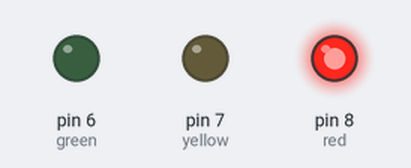
A sketch run on a simulated Arduino Uno, built with avr-gcc and run on an emulated ATmega328P. Parts: output pins drawn as LEDs (lit = HIGH).

Above: at 0.5 s.
At 14.9 s:
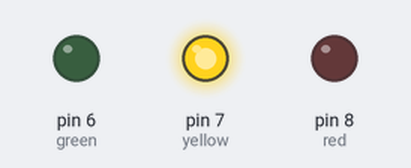
At 25.2 s:
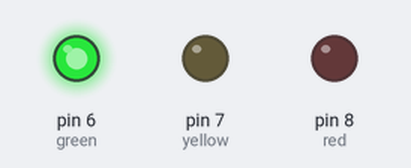
Timing chart, 0 to 35.5 s (numbered marks = the images above):
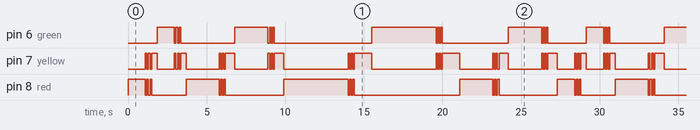

Measured:
- by itself, pin 6 (green), pin 7 (yellow), pin 8 (red): moves between LOW and HIGH, repeating every 27.3 s
- by itself, everything shown: repeats every 27.3 s, in 52 steps

The sketch:

Traffic_Light.ino
```cpp
int red = 8;
int yellow = 7;
int green = 6;

int time = 1000;
int cnt = 1;
int blink = 100;

void setup() {
  // put your setup code here, to run once:
  pinMode(red, OUTPUT);
  pinMode(yellow, OUTPUT);
  pinMode(green, OUTPUT);
}

void BLINK(int led1, int led2){
  int LOOP = 3;
  while(LOOP--){
    digitalWrite(led1, HIGH);
    delay(blink);
    digitalWrite(led1, LOW);

    digitalWrite(led2, HIGH);
    delay(blink);
    digitalWrite(led2, LOW);
  }
}

void loop() {

  digitalWrite(red, HIGH);
  delay(time);
  digitalWrite(red, LOW);

  BLINK(red, yellow);

  digitalWrite(yellow, HIGH);
  delay(time / 4);
  digitalWrite(yellow, LOW);

  digitalWrite(green, HIGH);
  delay(time);
  digitalWrite(green, LOW);

  BLINK(green, yellow);

  digitalWrite(yellow, HIGH);
  delay(time / 4);
  digitalWrite(yellow, LOW);

  if(cnt % 4 == 1){
    time = time * 2;
  }
  else if(cnt % 4 == 2){
    time = time * 2;
  }
  else if(cnt % 4 == 3){
    time = time / 2;
  }
  else{
    time = time / 2;
    cnt = 0;
  }
  cnt++;
}
```
